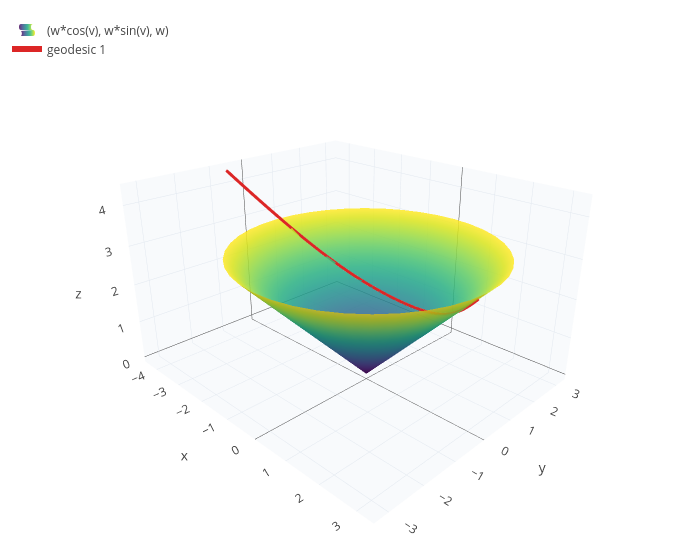

Notebook code cell kept with this figure:
### Markdown cell above
Here infinitely many "lines" through a point miss a given line: the hyperbolic plane is the geometry where Euclid's
fifth postulate fails the other way. Its discovery, by Gauss, Bolyai and Lobachevsky, showed that geometry need not be
Euclidean, and paved the way for Einstein.

## 5. The cone

On a cone, a geodesic is a straight line on the unrolled paper. Rolled up, it comes in from far away, swings around
the tip and goes out again:

### Code cell
cone = [w*cos(v) w*sin(v) w];
c = inducedmetric(cone, [w v])
path = geodesic(c, [3 0], [-1 0.25], 6, [w*cos(v) w*sin(v) w]);
show(surface(w*cos(v), w*sin(v), w, w, 0, 3.2, v, 0, 2*pi), path)

### Figure 1 — Plotly figure (JSON) as saved in the notebook; plotly's stock layout.template omitted (floating-point values rounded to 4 significant figures; data arrays with more than 128 entries replaced by an {"elided": "..."} marker saying what was removed)
{"data": [{"colorscale": "Viridis", "name": "(w*cos(v), w*sin(v), w)", "opacity": 0.85, "showlegend": true, "showscale": false, "type": "surface", "x": {"elided": "41x41 float values"}, "y": {"elided": "41x41 float values"}, "z": {"elided": "41x41 float values"}}, {"line": {"color": "#dc2626", "width": 6}, "mode": "lines", "name": "geodesic 1", "type": "scatter3d", "x": {"elided": "1252 float values"}, "y": {"elided": "1252 float values"}, "z": {"elided": "1252 float values"}}], "layout": {"height": 560, "legend": {"x": 0.01, "y": 0.99}, "margin": {"b": 0, "l": 0, "r": 0, "t": 10}, "scene": {"aspectmode": "data", "camera": {"eye": {"x": 1.6, "y": -1.6, "z": 1.0}}, "xaxis": {"backgroundcolor": "#f8fafc", "gridcolor": "#e2e8f0", "showbackground": true, "title": {"text": "x"}}, "yaxis": {"backgroundcolor": "#f8fafc", "gridcolor": "#e2e8f0", "showbackground": true, "title": {"text": "y"}}, "zaxis": {"backgroundcolor": "#f8fafc", "gridcolor": "#e2e8f0", "showbackground": true, "title": {"text": "z"}}}, "showlegend": true, "title": {"text": ""}, "width": 700}}
